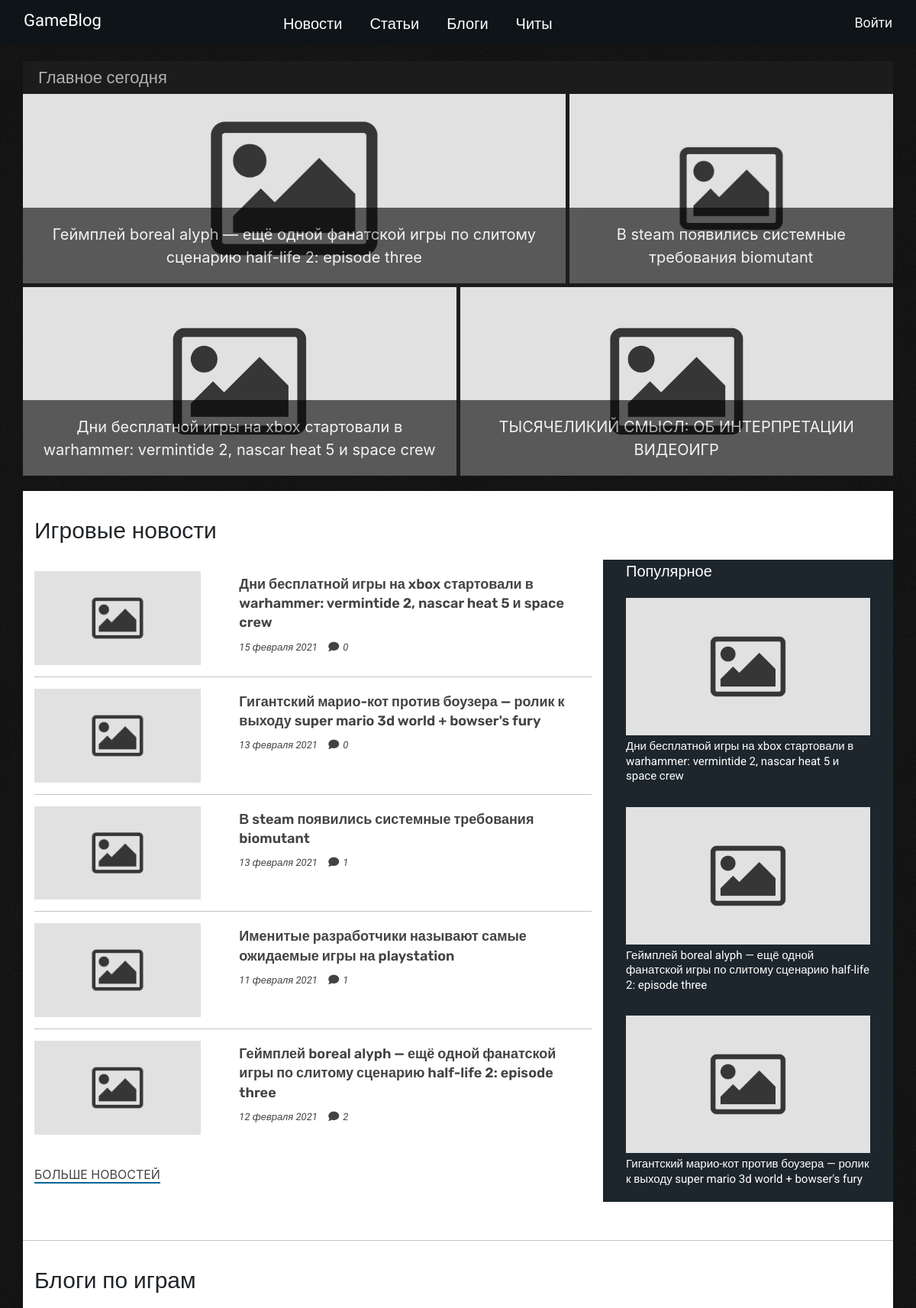
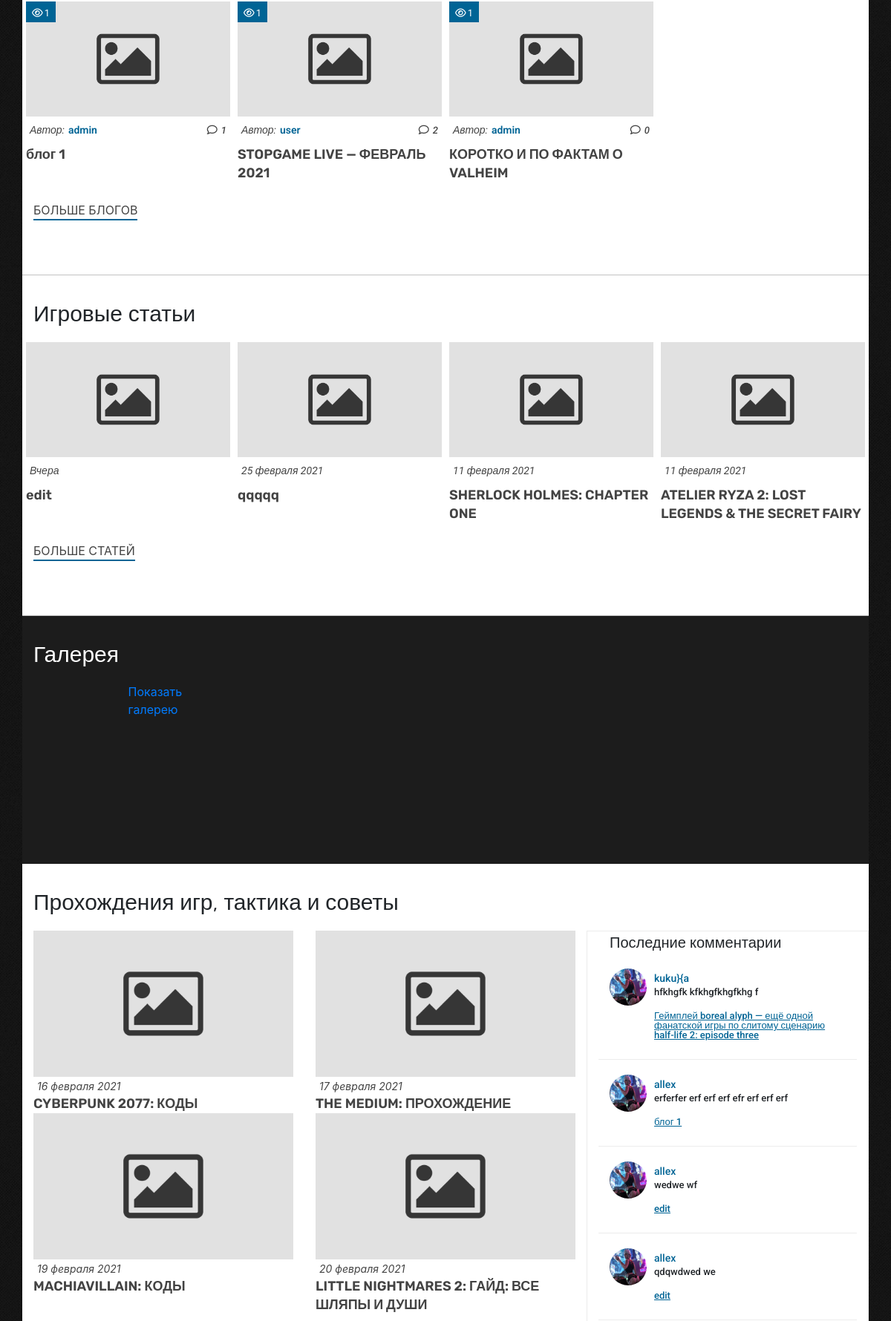
The page / (upper part) on the database its author committed (2 pictures, top to bottom).
### tables this page shows
CREATE TABLE `news` (
  `id` int(11) NOT NULL,
  `cat_id` int(11) NOT NULL,
  `title` varchar(255) NOT NULL,
  `description` text NOT NULL,
  `author` int(11) NOT NULL,
  `date` date NOT NULL,
  `image` varchar(50) NOT NULL,
  `meta_desc` text NOT NULL,
  `meta_keywords` text NOT NULL,
  `showSlider` int(11) NOT NULL DEFAULT 0
);

CREATE TABLE `blogs` (
  `id` int(11) NOT NULL,
  `cat_id` int(11) NOT NULL,
  `title` varchar(255) NOT NULL,
  `description` text NOT NULL,
  `author` int(11) NOT NULL,
  `date` date NOT NULL,
  `image` varchar(255) NOT NULL,
  `meta_desc` text NOT NULL,
  `meta_keywords` text NOT NULL,
  `showSlider` int(11) NOT NULL DEFAULT 0
);

CREATE TABLE `users` (
  `id` int(11) NOT NULL,
  `login` varchar(50) NOT NULL,
  `password` varchar(255) NOT NULL,
  `name` varchar(255) NOT NULL,
  `email` varchar(50) NOT NULL,
  `image` varchar(255) NOT NULL,
  `date` date NOT NULL,
  `role` enum('admin','moderator','user') NOT NULL
);

CREATE TABLE `articles` (
  `id` int(11) NOT NULL,
  `cat_id` int(11) NOT NULL,
  `title` varchar(255) NOT NULL,
  `description` text NOT NULL,
  `author` varchar(50) NOT NULL,
  `date` date NOT NULL,
  `image` varchar(255) NOT NULL,
  `meta_desc` text NOT NULL,
  `meta_keywords` text NOT NULL,
  `showSlider` int(11) NOT NULL DEFAULT 0
);

CREATE TABLE `cheats` (
  `id` int(11) NOT NULL,
  `cat_id` int(11) NOT NULL,
  `title` varchar(255) NOT NULL,
  `description` text NOT NULL,
  `author` varchar(50) NOT NULL,
  `date` date NOT NULL,
  `image` varchar(100) NOT NULL,
  `meta_desc` text NOT NULL,
  `meta_keywords` text NOT NULL,
  `showSlider` int(11) NOT NULL DEFAULT 0
);

### public/index.php (called while the page is built, shortened)
<?php
$qStr = $_SERVER['QUERY_STRING'];
spl_autoload_register(function ($className){
    $className = ROOT .'/'. str_replace('\\', '/', $className) . '.php';
});
Router::dispatch($qStr);

### config/db.php (called while the page is built)
<?php
return [
    'dsn' => 'mysql:host=localhost;dbname=gameblog',
    'user' => 'root',
    'password' => 'root'
];

### app/controllers/MainController.php (called while the page is built, shortened)
<?php
class MainController extends AppController
{
    public function indexAction()
    {
        $news = new News();
        $articles = new Article();
        $blogs = new Blog();
        $comments = new Comment();
        $cheats = new Cheat();
        $arrMainToday = $news->getMainToday();
        $arrLastNews = $news->last('id', 5);
        $arrPopularNews = $news->popular('c_views', 3);
        $arrlastBlogs = $blogs->getLastBlogs();
        $arrLastArticles = $articles->last('id', 4);
        $arrLastChit = $cheats->last('id', 8);
        $arrLastComments = $comments->lastComment('5');
    }
}

### app/models/Blog.php (called while the page is built, shortened)
<?php
class Blog extends Model
{
    protected $table = 'blogs';
    public function getLastBlogs()
    {
        $sql = "SELECT B.id, B.title, B.image, U.login as author FROM {$this->table} as B JOIN users as U ON B.author = U.id ORDER BY B.id DESC LIMIT 4";
        return $this->db->query($sql);
    }
}

### app/models/Comment.php (called while the page is built, shortened)
<?php
class Comment extends Model
{
    public function lastComment($limit = '')
    {
        $limit = (strlen($limit) != '') ? "LIMIT ".(int)$limit : '';
        $sql = "SELECT C.id, C.author_id, C.author, C.text as comment, C.date, N.id AS title_id, N.title, U.image AS user_img, 'news' as tbl FROM comments AS C JOIN news AS N ON C.table_name = 'news' AND C.table_row_id = N.id JOIN users AS U ON C.author_id = U.id WHERE C.active = 1
                UNION
                SELECT C.id, C.author_id, C.author, C.text as comment, C.date, A.id AS title_id, A.title, U.image AS user_img, 'articles' as tbl FROM comments AS C JOIN articles AS A ON C.table_name = 'articles' AND C.table_row_id = A.id JOIN users AS U ON C.author_id = U.id WHERE C.active = 1
                UNION
                SELECT C.id, C.author_id, C.author, C.text as comment, C.date, B.id AS title_id, B.title, U.image AS user_img, 'blogs' as tbl FROM comments AS C JOIN blogs AS B ON C.table_name = 'blogs' AND C.table_row_id = B.id JOIN users AS U ON C.author_id = U.id WHERE C.active = 1
                UNION
                SELECT C.id, C.author_id, C.author, C.text as comment, C.date, CH.id AS title_id, CH.title, U.image AS user_img, 'cheats' as tbl FROM comments AS C JOIN cheats AS CH ON C.table_name = 'cheats' AND C.table_row_id = CH.id JOIN users AS U ON C.author_id = U.id WHERE C.active = 1
                ORDER BY id DESC " . $limit;
        return $this->db->query($sql);
    }
}

### app/views/Main/index.php (the view, shortened to what this page needs)
<div class="container">
    <div class="row span">
        <span>Главное сегодня</span>
    </div>
    <div class="row news-today">
        <? if (!empty($mainToday)): ?>
        <? foreach ($mainToday as $today): ?>
        <div class="article-today">
            <a href="<?=$today['tbl'].'/detail/'.$today['id']?>">
                <? if(file_exists($_SERVER['DOCUMENT_ROOT'].PATH_IMAGE.'/'.$today['image'])): ?>
                    <img src="<?=PATH_IMAGE?>/<?=$today['image']?>" class="article-img" alt="<?=$today['image']?>">
                <? else: ?>
                    <img src="<?=NO_IMG?>" class="article-img" alt="<?=$today['image']?>">
                <? endif; ?>
                <div class="article-today__text">
                    <span class="article-today__name"><?=$today['title']?></span>
                </div>
            </a>
        </div>
        <? endforeach; ?>
        <? endif; ?>
    </div>
    <div class="row span_light" style="margin-top: 20px;">
        <span>Игровые новости</span>
    </div>
    <div class="row game-news">
        <div class="col-md-8 beee">
            <? foreach ($lastNews as $new): ?>
            <div class="col-12 game-new">
                <div class="row">
                    <div class="col-4">
                        <a href="news/detail/<?=$new['id']?>">
                            <? if(file_exists($_SERVER['DOCUMENT_ROOT'].PATH_IMAGE.'/'.$new['image'])): ?>
                                <img src="<?=PATH_IMAGE?>/<?=$new['image']?>" class="game-new__img" alt="<?=$new['image']?>">
                            <? else: ?>
                                <img src="<?=NO_IMG?>" class="game-new__img" alt="<?=$new['image']?>">
                            <? endif; ?>
                        </a>
                    </div>
                    <div class="col-8">
                        <div class="game__new">
                            <div class="game-new__name">
                                <a href="news/detail/<?= $new['id'] ?>"><?= $new['title'] ?></a>
                            </div>
                            <div class="game-new__info">
                                <span class="game-new__info--date"><?= $new['date'] ?></span>
                                <span class="game-new__info--comment"><i class="fa fa-comment-o" aria-hidden="true"></i><?= $new['comments'] ?></span>
                            </div>
                        </div>
                    </div>
                </div>
            </div>
            <? endforeach; ?>
            <a href="/news" class="more-news">Больше новостей</a>
        </div>
        <div class="col-md-4 popular">
            <span>Популярное</span>
            <? foreach ($popularNews as $popular): ?>
            <a href="#">
                <div class="col-12 popular-new">
                    <? if(file_exists($_SERVER['DOCUMENT_ROOT'].PATH_IMAGE.'/'.$popular['image'])): ?>
                        <img src="<?=PATH_IMAGE?><?=$popular['image']?>" class="popular-new__img" alt="<?=$popular['image']?>">
                    <? else: ?>
                        <img src="<?=NO_IMG?>" class="popular-new__img" alt="<?=$popular['image']?>">
                    <? endif; ?>
                    <div class="popular-new__desc">
                        <div class="popular-new__desc--name">
                            <a href="news/detail/<?= $popular['id'] ?>">
                                <p><?= $popular['title'] ?></p>
                            </a>
                        </div>
                    </div>
                </div>
            </a>
            <? endforeach; ?>
        </div>
    </div>
    <div class="row span_light">
        <span>Блоги по играм</span>
    </div>
    <div class="row blogs-on-games">
        <div class="col-12 blogs-on-games__game">
            <div class="row">
                <? foreach ($lastBlogs as $blog): ?>
                <div class="col-xs-12 col-sm-6 col-md-3 col-lg-3 blog">
                    <a href="/blogs/detail/<?=$blog['id']?>">
                        <? if(file_exists($_SERVER['DOCUMENT_ROOT'].PATH_IMAGE.'/'.$blog['image'])): ?>
                            <img src="<?=PATH_IMAGE?>/<?$blog['image']?>" class="blog__img" alt="">
                        <? else: ?>
                            <img src="<?=NO_IMG?>" class="blog__img" alt="<?=$blog['image']?>">
                        <? endif; ?>
                        <div class="eyes"><span><i class="fa fa-eye" aria-hidden="true"></i><?= $blog['views'] ?></span></div>
                    </a>
                    <div class="blog-author">
                        <div class="author"><span>Автор:</span><a href="#"><?= $blog['author'] ?></a></div>
                        <div class="comment"><span><i class="fa fa-comment-o" aria-hidden="true"></i><?= $blog['comments'] ?></span></div>
                    </div>
                    <div class="blog-desc">
                        <a href="/blogs/detail/<?=$blog['id']?>"><?= $blog['title'] ?></a>
                    </div>
                </div>
                <? endforeach; ?>
            </div>
        </div>
        <a href="/blogs" class="more-blogs">Больше блогов</a>
    </div>
    <div class="row span_light">
        <span>Игровые статьи</span>
    </div>
    <div class="row games-articles">
        <div class="col-12 games-articles__game">
            <div class="row">
                <? foreach ($lastArticles as $article): ?>
                <div class="col-xs-12 col-sm-6 col-md-3 col-lg-3 article">
                    <a href="/articles/detail/<?=$article['id']?>">
                        <? if(file_exists($_SERVER['DOCUMENT_ROOT'].PATH_IMAGE.'/'.$article['image'])): ?>
                            <img src="<?=PATH_IMAGE?>/<?=$article['image']?>" class="article__img" alt="<?=$article['image']?>">
                        <? else: ?>
                            <img src="<?=NO_IMG?>" class="article__img" alt="<?=$article['image']?>">
                        <? endif; ?>
                        <div class="article-day">
                            <div class="day"><span><?= $article['date'] ?></div>
                        </div>
                        <div class="article-desc">
                            <a href="/articles/detail/<?=$article['id']?>"><?= $article['title'] ?></a>
                        </div>
                    </a>
                </div>
                <? endforeach; ?>
            </div>
        </div>
        <a href="/articles" class="more-blogs">Больше статей</a>
    </div>
    <div class="row span_dark">
        <span>Галерея</span>
    </div>
    <div class="row gallery">
        <div class="col-12 block-gallery">
        </div>
        <a href="#" class="more-gallery-item">Показать галерею</a>
    </div>
    <div class="row span_light">
        <span>Прохождения игр, тактика и советы</span>
    </div>
    <div class="row recent-posts">
        <div class="col-xs-12 col-sm-12 col-md-8 col-lg-8 wrapper">
            <div class="row">
                <? if (!empty($lastChits)): ?>
                <? foreach ($lastChits as $chit): ?>
                <div class="col-xs-12 col-sm-12 col-md-6 col-lg-6 resent-post">
                    <a href="/cheats/detail/<?=$chit['id']?>">
                        <? if(file_exists($_SERVER['DOCUMENT_ROOT'].PATH_IMAGE.'/'.$chit['image'])): ?>
                            <img src="<?=PATH_IMAGE?>/<?=$chit['image']?>" class="resent-post__img" alt="">
                        <? else: ?>
                            <img src="<?=NO_IMG?>" class="resent-post__img" alt="<?=$chit['image']?>">
                        <? endif; ?>
                        <div class="resent-post__day">
                            <div class="day"><span><?=$chit['date']?></div>
                        </div>
                        <div class="resent-post__name">
                            <a href="/cheats/detail/<?=$chit['id']?>"><?=$chit['title']?></a>
                        </div>
                    </a>
                </div>
                <? endforeach; ?>
                <? endif; ?>
            </div>
        </div>
        <div class="col-xs-12 col-sm-12 col-md-4 col-lg-4 last-comments">
            <span>Последние комментарии</span>
            <? if (!empty($lastComments)): ?>
            <? foreach ($lastComments as $comment): ?>
            <a href="#">
                <div class="col-12 last-comment">
                    <div class="last-comment__img">
                        <img src="<?=PATH_AVATAR?>/<?=$comment['user_img']?>" class="last-comment__img--avatar" alt="<?=$comment['author']?>">
                    </div>
                    <div class="last-comment__text">
                        <div class="last-comment__text--author">
                            <a href="#"><?=$comment['author'] ?></a>
                        </div>
                        <div class="last-comment__text--text">
                            <p><?= $comment['comment'] ?></p>
                            <a href="/<?=$comment['tbl']?>/detail/<?= $comment['title_id'] ?>">
                                <p><?= $comment['title'] ?></p>
                            </a>
                        </div>
                    </div>
                </div>
            </a>
            <? endforeach; ?>
            <? endif; ?>
        </div>
    </div>
</div>

### public/css/media.css (style rules this page uses)
@media (min-width: 800px) { .news-today { display: block; } }

### rows shown on the page
news: title "Дни бесплатной игры на xbox стартовали в warhammer: vermintide 2, nascar heat 5 и space crew", date "15 февраля 2021", comments "0"
news: title "Гигантский марио-кот против боузера — ролик к выходу super mario 3d world + bowser's fury", date "13 февраля 2021", showSlider "0"
news: title "В steam появились системные требования biomutant", date "13 февраля 2021", showSlider "1"
news: title "Именитые разработчики называют самые ожидаемые игры на playstation", date "11 февраля 2021", author "1"
news: title "Геймплей boreal alyph — ещё одной фанатской игры по слитому сценарию half-life 2: episode three"
blogs: views "1", users.login "admin", comments "1", title "блог 1"
blogs: views "1", users.login "user", id "2", title "STOPGAME LIVE — ФЕВРАЛЬ 2021"
blogs: id "1", users.login "admin", comments "0", title "КОРОТКО И ПО ФАКТАМ О VALHEIM"
articles: date "Вчера", title "edit"
articles: date "25 февраля 2021", title "qqqqq"
articles: date "11 февраля 2021", title "SHERLOCK HOLMES: CHAPTER ONE"
articles: date "11 февраля 2021", title "ATELIER RYZA 2: LOST LEGENDS & THE SECRET FAIRY"
cheats: date "16 февраля 2021", title "CYBERPUNK 2077: КОДЫ"
cheats: date "17 февраля 2021", title "THE MEDIUM: ПРОХОЖДЕНИЕ"
cheats: date "19 февраля 2021", title "MACHIAVILLAIN: КОДЫ"
cheats: date "20 февраля 2021", title "LITTLE NIGHTMARES 2: ГАЙД: ВСЕ ШЛЯПЫ И ДУШИ"

### other values the page prints
$today['title'] "Геймплей boreal alyph — ещё одной фанатской игры по слитому сценарию half-life 2: episode three"
$today['title'] "В steam появились системные требования biomutant"
$today['title'] "Дни бесплатной игры на xbox стартовали в warhammer: vermintide 2, nascar heat 5 и space crew"
$today['title'] "ТЫСЯЧЕЛИКИЙ СМЫСЛ: ОБ ИНТЕРПРЕТАЦИИ ВИДЕОИГР"
$new['title'] "Геймплей boreal alyph — ещё одной фанатской игры по слитому сценарию half-life 2: episode three"
$new['date'] "12 февраля 2021"
$new['comments'] "2"
$comment['author'] "kuku}{a"
$comment['comment'] "hfkhgfk kfkhgfkhgfkhg f"
$comment['title'] "Геймплей boreal alyph — ещё одной фанатской игры по слитому сценарию half-life 2: episode three"
$comment['author'] "allex"
$comment['comment'] "erferfer erf erf erf efr erf erf erf"
$comment['title'] "блог 1"
$comment['comment'] "wedwe wf"
$comment['title'] "edit"
